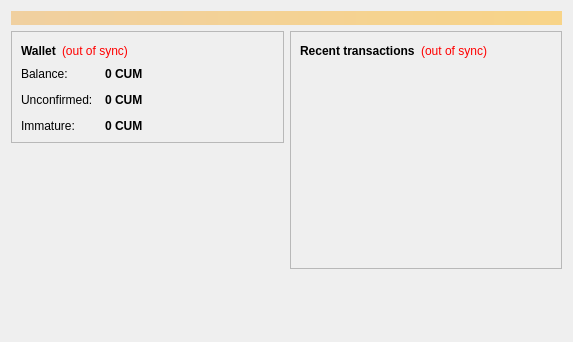
<?xml version="1.0" encoding="UTF-8"?>
<ui version="4.0">
 <class>OverviewPage</class>
 <widget class="QWidget" name="OverviewPage">
  <property name="geometry">
   <rect>
    <x>0</x>
    <y>0</y>
    <width>573</width>
    <height>342</height>
   </rect>
  </property>
  <property name="windowTitle">
   <string>Form</string>
  </property>
  <layout class="QVBoxLayout" name="topLayout">
   <item>
    <widget class="QLabel" name="labelAlerts">
     <property name="visible">
      <bool>false</bool>
     </property>
     <property name="styleSheet">
      <string notr="true">background-color: qlineargradient(x1: 0, y1: 0, x2: 1, y2: 0, stop:0 #F0D0A0, stop:1 #F8D488); color:#000000;</string>
     </property>
     <property name="wordWrap">
      <bool>true</bool>
     </property>
     <property name="margin">
      <number>3</number>
     </property>
    </widget>
   </item>
   <item>
    <layout class="QHBoxLayout" name="horizontalLayout" stretch="1,1">
     <item>
      <layout class="QVBoxLayout" name="verticalLayout_2">
       <item>
        <widget class="QFrame" name="frame">
         <property name="frameShape">
          <enum>QFrame::StyledPanel</enum>
         </property>
         <property name="frameShadow">
          <enum>QFrame::Raised</enum>
         </property>
         <layout class="QVBoxLayout" name="verticalLayout_4">
          <item>
           <layout class="QHBoxLayout" name="horizontalLayout_4">
            <item>
             <widget class="QLabel" name="label_5">
              <property name="font">
               <font>
                <weight>75</weight>
                <bold>true</bold>
               </font>
              </property>
              <property name="text">
               <string>Wallet</string>
              </property>
             </widget>
            </item>
            <item>
             <widget class="QLabel" name="labelWalletStatus">
              <property name="toolTip">
               <string>The displayed information may be out of date. Your wallet automatically synchronizes with the Cum network after a connection is established, but this process has not completed yet.</string>
              </property>
              <property name="styleSheet">
               <string notr="true">QLabel { color: red; }</string>
              </property>
              <property name="text">
               <string notr="true">(out of sync)</string>
              </property>
              <property name="alignment">
               <set>Qt::AlignLeading|Qt::AlignLeft|Qt::AlignVCenter</set>
              </property>
             </widget>
            </item>
            <item>
             <spacer name="horizontalSpacer_2">
              <property name="orientation">
               <enum>Qt::Horizontal</enum>
              </property>
              <property name="sizeHint" stdset="0">
               <size>
                <width>40</width>
                <height>20</height>
               </size>
              </property>
             </spacer>
            </item>
           </layout>
          </item>
          <item>
           <layout class="QFormLayout" name="formLayout_2">
            <property name="fieldGrowthPolicy">
             <enum>QFormLayout::AllNonFixedFieldsGrow</enum>
            </property>
            <property name="horizontalSpacing">
             <number>12</number>
            </property>
            <property name="verticalSpacing">
             <number>12</number>
            </property>
            <item row="0" column="0">
             <widget class="QLabel" name="label">
              <property name="text">
               <string>Balance:</string>
              </property>
             </widget>
            </item>
            <item row="0" column="1">
             <widget class="QLabel" name="labelBalance">
              <property name="font">
               <font>
                <weight>75</weight>
                <bold>true</bold>
               </font>
              </property>
              <property name="cursor">
               <cursorShape>IBeamCursor</cursorShape>
              </property>
              <property name="toolTip">
               <string>Your current balance</string>
              </property>
              <property name="text">
               <string notr="true">0 CUM</string>
              </property>
              <property name="textInteractionFlags">
               <set>Qt::LinksAccessibleByMouse|Qt::TextSelectableByKeyboard|Qt::TextSelectableByMouse</set>
              </property>
             </widget>
            </item>
            <item row="1" column="0">
             <widget class="QLabel" name="label_3">
              <property name="text">
               <string>Unconfirmed:</string>
              </property>
             </widget>
            </item>
            <item row="1" column="1">
             <widget class="QLabel" name="labelUnconfirmed">
              <property name="font">
               <font>
                <weight>75</weight>
                <bold>true</bold>
               </font>
              </property>
              <property name="cursor">
               <cursorShape>IBeamCursor</cursorShape>
              </property>
              <property name="toolTip">
               <string>Total of transactions that have yet to be confirmed, and do not yet count toward the current balance</string>
              </property>
              <property name="text">
               <string notr="true">0 CUM</string>
              </property>
              <property name="textInteractionFlags">
               <set>Qt::LinksAccessibleByMouse|Qt::TextSelectableByKeyboard|Qt::TextSelectableByMouse</set>
              </property>
             </widget>
            </item>
            <item row="2" column="0">
             <widget class="QLabel" name="labelImmatureText">
              <property name="text">
               <string>Immature:</string>
              </property>
             </widget>
            </item>
            <item row="2" column="1">
             <widget class="QLabel" name="labelImmature">
              <property name="font">
               <font>
                <weight>75</weight>
                <bold>true</bold>
               </font>
              </property>
              <property name="toolTip">
               <string>Mined balance that has not yet matured</string>
              </property>
              <property name="text">
               <string notr="true">0 CUM</string>
              </property>
              <property name="textInteractionFlags">
               <set>Qt::LinksAccessibleByMouse|Qt::TextSelectableByKeyboard|Qt::TextSelectableByMouse</set>
              </property>
             </widget>
            </item>
           </layout>
          </item>
         </layout>
        </widget>
       </item>
       <item>
        <spacer name="verticalSpacer">
         <property name="orientation">
          <enum>Qt::Vertical</enum>
         </property>
         <property name="sizeHint" stdset="0">
          <size>
           <width>20</width>
           <height>40</height>
          </size>
         </property>
        </spacer>
       </item>
      </layout>
     </item>
     <item>
      <layout class="QVBoxLayout" name="verticalLayout_3">
       <item>
        <widget class="QFrame" name="frame_2">
         <property name="frameShape">
          <enum>QFrame::StyledPanel</enum>
         </property>
         <property name="frameShadow">
          <enum>QFrame::Raised</enum>
         </property>
         <layout class="QVBoxLayout" name="verticalLayout">
          <item>
           <layout class="QHBoxLayout" name="horizontalLayout_2">
            <item>
             <widget class="QLabel" name="label_4">
              <property name="text">
               <string>&lt;b&gt;Recent transactions&lt;/b&gt;</string>
              </property>
             </widget>
            </item>
            <item>
             <widget class="QLabel" name="labelTransactionsStatus">
              <property name="toolTip">
               <string>The displayed information may be out of date. Your wallet automatically synchronizes with the Cum network after a connection is established, but this process has not completed yet.</string>
              </property>
              <property name="styleSheet">
               <string notr="true">QLabel { color: red; }</string>
              </property>
              <property name="text">
               <string notr="true">(out of sync)</string>
              </property>
              <property name="alignment">
               <set>Qt::AlignRight|Qt::AlignTrailing|Qt::AlignVCenter</set>
              </property>
             </widget>
            </item>
            <item>
             <spacer name="horizontalSpacer">
              <property name="orientation">
               <enum>Qt::Horizontal</enum>
              </property>
              <property name="sizeHint" stdset="0">
               <size>
                <width>40</width>
                <height>20</height>
               </size>
              </property>
             </spacer>
            </item>
           </layout>
          </item>
          <item>
           <widget class="QListView" name="listTransactions">
            <property name="styleSheet">
             <string notr="true">QListView { background: transparent; }</string>
            </property>
            <property name="frameShape">
             <enum>QFrame::NoFrame</enum>
            </property>
            <property name="verticalScrollBarPolicy">
             <enum>Qt::ScrollBarAlwaysOff</enum>
            </property>
            <property name="horizontalScrollBarPolicy">
             <enum>Qt::ScrollBarAlwaysOff</enum>
            </property>
            <property name="selectionMode">
             <enum>QAbstractItemView::NoSelection</enum>
            </property>
           </widget>
          </item>
         </layout>
        </widget>
       </item>
       <item>
        <spacer name="verticalSpacer_2">
         <property name="orientation">
          <enum>Qt::Vertical</enum>
         </property>
         <property name="sizeHint" stdset="0">
          <size>
           <width>20</width>
           <height>40</height>
          </size>
         </property>
        </spacer>
       </item>
      </layout>
     </item>
    </layout>
   </item>
  </layout>
 </widget>
 <resources/>
 <connections/>
</ui>
